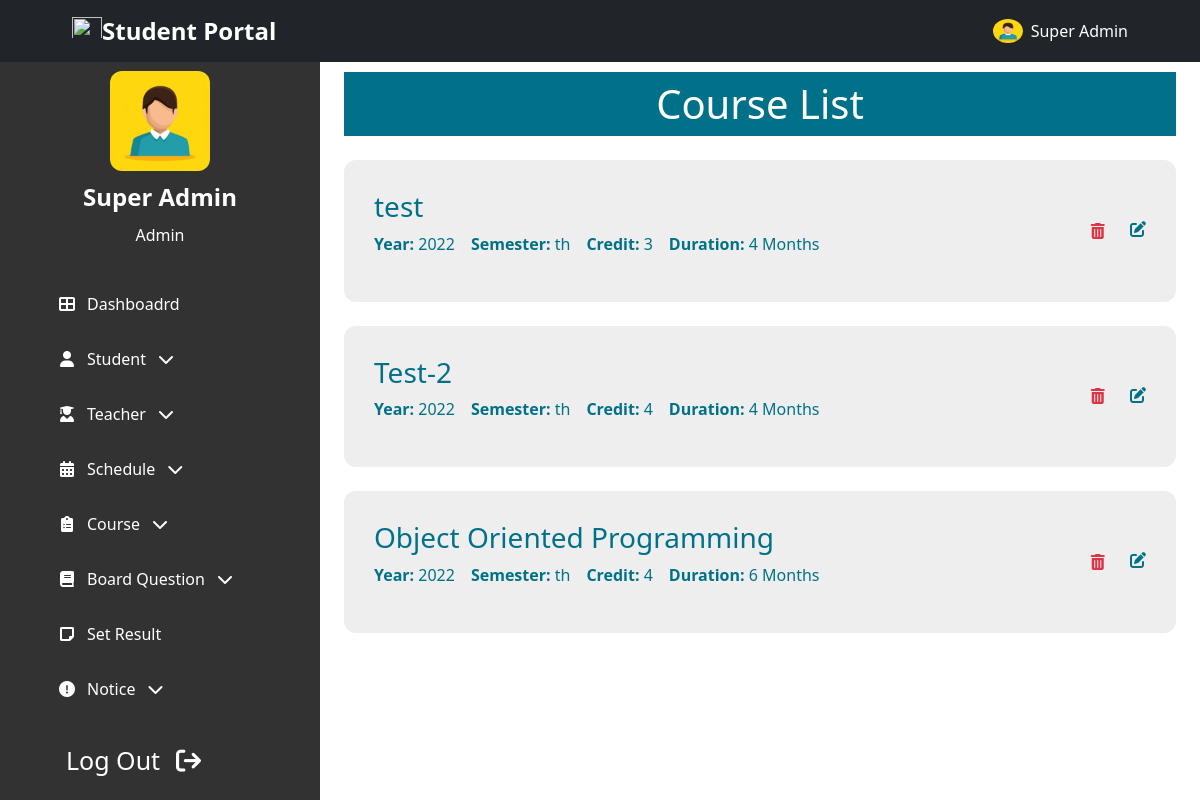
The page /admin/course_list.php (signed in) on the database its author committed.
### tables this page shows
CREATE TABLE `Courses` (
  `id` int NOT NULL,
  `course_name` varchar(100) NOT NULL,
  `course_code` varchar(10) NOT NULL,
  `credits` int NOT NULL,
  `semester` int NOT NULL,
  `year` int NOT NULL,
  `duration` int NOT NULL,
  `updated_at` timestamp NOT NULL DEFAULT CURRENT_TIMESTAMP ON UPDATE CURRENT_TIMESTAMP,
  `created_at` timestamp NOT NULL DEFAULT CURRENT_TIMESTAMP
);

### admin/backend/course_list.php (called while the page is built, shortened)
<?php
    $sql    =   "SELECT * FROM `Courses` WHERE 1";
    $query  =   mysqli_query($conn, $sql);
    $crs  =   mysqli_fetch_all($query, MYSQLI_ASSOC);
?>

### admin/course_list.php (the view, shortened to what this page needs)
<!DOCTYPE html>
<html lang="en">
<?php
    include "admin_head.php";
    include "backend/course_list.php";
?>
<body class="">
<?php include "../header_nav.php";?>
    <section class="header-container">
        <?php include "admin_sidebar.php";?>
    </section>
    <section id="home-container"  class="home-container active-2"">
        <div class="px-4 py-5 mt-4">
            <h1 class="common-background-2 p-2 text-center">Course List</h1>
            <?php
            if(!empty($crs))
            {
                foreach($crs as $c)
                {
            ?>
            <div class="my-4">
                <div class="common-card d-flex justify-content-between align-items-center">
                    <div>
                        <h3><?php echo $c['course_name']?></h3>
                        <div class="d-flex flex-column flex-md-row">
                            <p class="pe-3">
                                <span class="fw-bold">Year:</span>
                                <?php echo $c['year']?>
                            </p>
                            <p class="pe-3">
                                <span class="fw-bold">Semester:</span>
                                <?php
                                    if($b['semester'] == 1)
                                    echo "1st";
                                else if($b['semester'] == 2)
                                    echo "2nd";
                                else if($b['semester'] == 3)
                                    echo "3rd";
                                else
                                    echo $b['semester']."th";
                                ?>
                            </p>
                            <br>
                            <p class="pe-3">
                                <span class="fw-bold">Credit:</span>
                                <?php echo $c['credits']?>
                            </p>
                            <p class="pe-3">
                                <span class="fw-bold">Duration:</span>
                                <?php echo $c['duration']?> Months
                            </p>
                        </div>
                    </div>
                    <div class="delete-edit-container">
                        <form method="post" style="display: contents;width: fit-content;">
                            <button type="submit" name="delete" id="delete" class="btn text-danger" value="<?php echo $c['id']; ?>">
                                <i class="fas fa-trash-alt px-0 px-lg-2"></i>
                            </button>
                        </form>
                        <a class="no-text-decoration" href="../admin/edit_course.php?id=<?php echo $c['id']; ?>">
                            <i class="fas fa-edit"></i>
                        </a>
                    </div>
                </div>
            </div>
            <?php
                }
            }
            ?>
        </div>
    </section>
</body>
</html>

### style.css (style rules this page uses)
body { font-family: "Roboto", sans-serif; }
.no-text-decoration { text-decoration: none !important; color: inherit; }
.common-background-2 { background-color: #007189; color: white; }
.header-container { position: relative; min-height: 100%; width: 100%; overflow-x: hidden; overflow-y: scroll; }
.home-container { position: absolute; height: 100%; width: calc(100% - 80px); left: 80px; top: 0%; transition: all 0.4s ease-in; }
.home-container.active-2 { width: calc(100% - 320px); left: 320px; }
.common-card { background-color: #eee; color: #007189; border-radius: 12px; padding: 30px 30px; transition: all 0.3s ease; }
.delete-edit-container { cursor: pointer; }

### rows shown on the page
courses: course_name "test", year "2022", credits "3", duration "4", $c['id'] 1 (drawn)
courses: course_name "Test-2", year "2022", credits "4", duration "4", $c['id'] 2 (drawn)
courses: course_name "Object Oriented Programming", year "2022", credits "4", duration "6", $c['id'] 3 (drawn)

### other values the page prints
$_SESSION['name'] "Super Admin"
